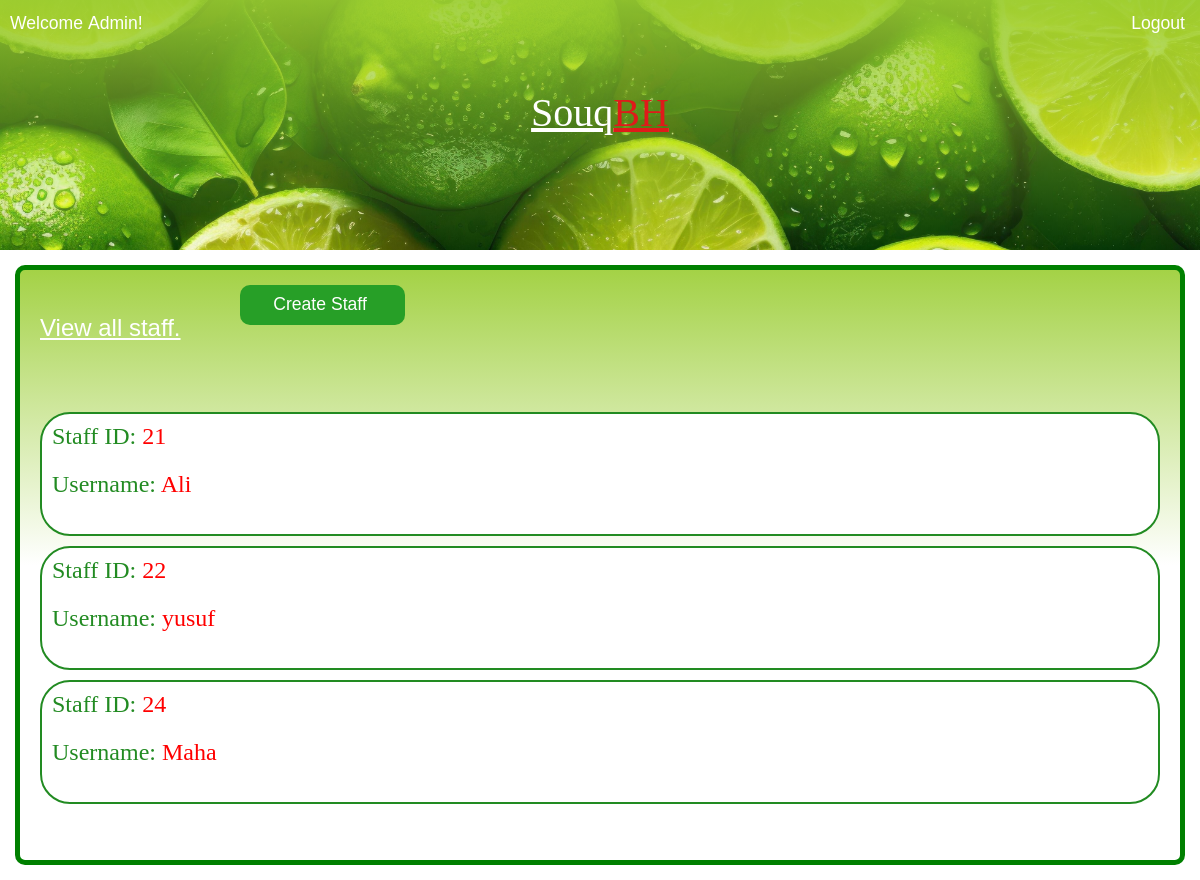
/ITCS333Project/admin/adminMain/admin.php, run on an earlier commit of the app's database.
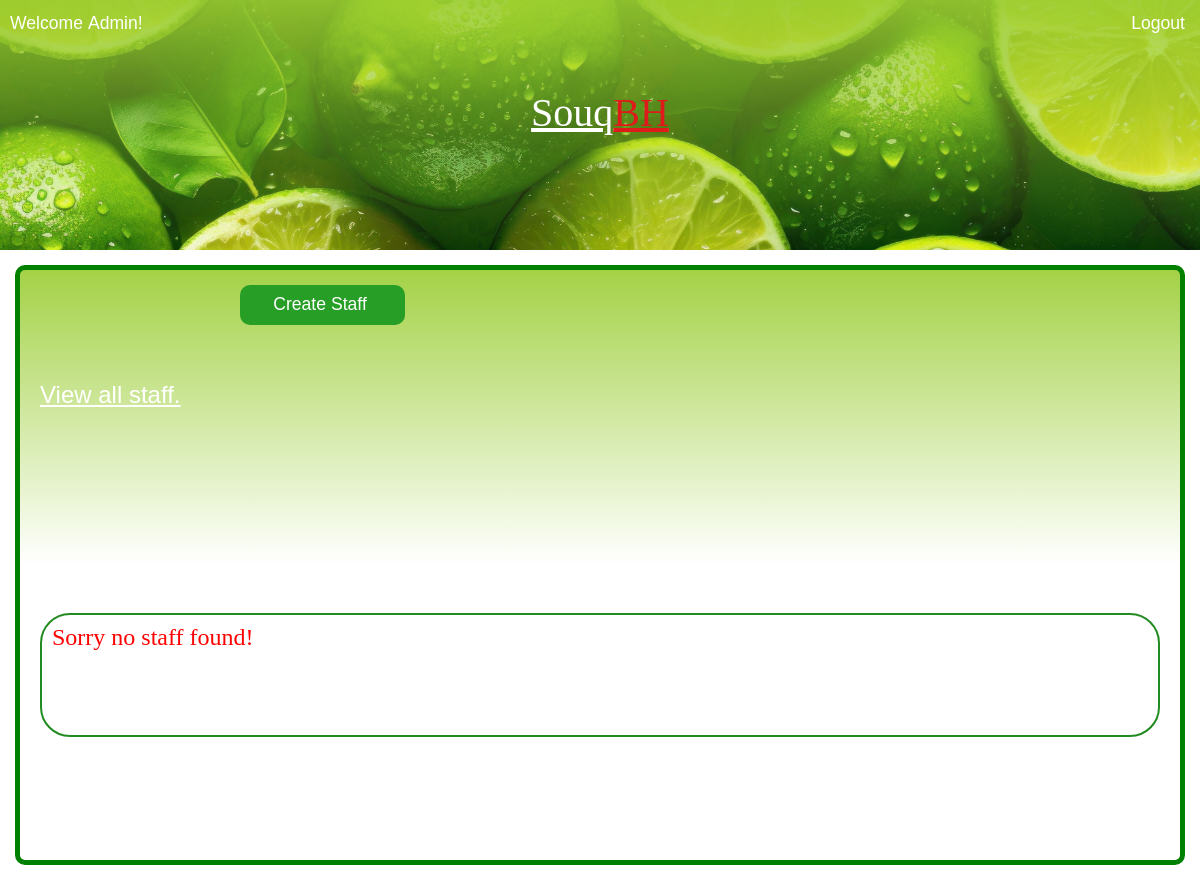
And on a later commit of the database.
### tables this page shows
CREATE TABLE `users` (
  `ID` int(4) NOT NULL,
  `username` varchar(30) NOT NULL,
  `type` varchar(10) NOT NULL,
  `password` varchar(255) NOT NULL,
  `email` varchar(100) NOT NULL,
  `phoneNum` varchar(20) NOT NULL,
  `address` varchar(200) NOT NULL
);

### ITCS333Project/admin/adminMain/admin.php (the view, shortened to what this page needs)
<?php
$isValid =  false;
try {
    require('../../connection.php');
    $stmt = $db->prepare("SELECT ID,username FROM users where type='staff'");
    $stmt->execute();
    $rows = $stmt->fetchAll(PDO::FETCH_ASSOC);
    if($stmt->rowCount()!=0){
        $isValid = true;
    }
} catch (PDOException $e) {
    die("Error: " . $e->getMessage());
}
?>
<!DOCTYPE html>
<html lang="en">
<head>
    <link rel="stylesheet" href="../../reset.css">
    <link rel="stylesheet" href="admin.css">
    <link rel="stylesheet" href="https://cdnjs.cloudflare.com/ajax/libs/font-awesome/6.5.2/css/all.min.css">
</head>
<body>
    <div class="container">
        <div class="header-container">
            <div class="img"></div>
            <header>
                <div class="menu">
                    <div class="spacing1">
                        <div class="status"><b>Welcome&nbspAdmin!</b></div>
                    </div>
                    <div class="spacing2">
                        <a href="../../login/login.php">
                            <div class="mbox"><b>Logout</b></div>
                        </a>
                    </div>
                </div>
                <div class="title">
                    <h1>Souq<span>BH</span></h1>
                </div>
            </header>
        </div>
        <div class="bottom-box">
            <div class="boxheader">
                <p>View all staff.</p>
            </div>
            <div class="submitbox"><a href="../createStaff/newstaff.php">Create Staff
                </a></div>
                <div class="staffcontainer">
                <?php
                if($isValid){
                foreach($rows as $r){
                ?>
            <div class="staffbox">
                <div class='st1' style="padding: 10px;">
                    <div class="staffid">Staff ID: <?php echo "<span class= 'detailsSpan'>$r[ID]</span>"; ?> </div>
                    <br>
                    <div class="staffname">Username:  <?php echo "<span class= 'detailsSpan'>$r[username]</span>"; ?> </div>
                </div>
            </div>
            <?php }
            }else{?>
                <div class="staffbox">
                <div class='st1' style="padding: 10px;">
                    <div class="errorP" style ="color:red;">Sorry no staff found!</div>
                </div>
            </div>
           <?php }?> </div>
        </div>
</body>
</html>

What changed in the data, as far as the page shows it:
removed users: ID "21", username "Ali"
removed users: ID "22", username "yusuf"
removed users: ID "24", username "Maha"
Also different on the page:
text now shown: "Sorry no staff found!"
